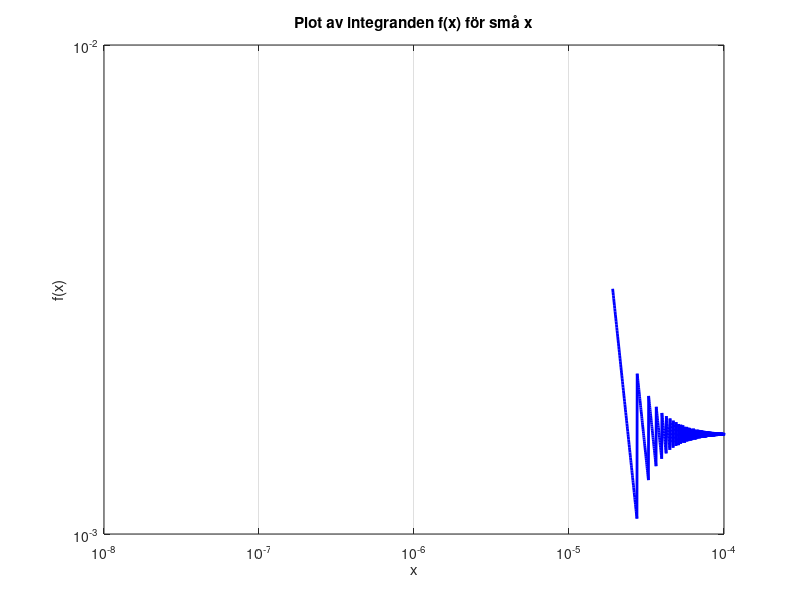

Reproduce this figure in MATLAB. (Note: this script raises an error after producing the figure.)
% Uppgift 6a: Plotta funktionen för att analysera beteendet nära x = 0
clear; clc;

% Definiera funktionen f(x)
f = @(x) (1 - exp(-(x/5).^3)) ./ (5*x.^3);

% Skapa x-värden i intervallet [0, 1e-4]
x = linspace(1e-8, 1e-4, 1000);  % Undvik x = 0 för att inte få division med 0
y = f(x);

% Plotta funktionen
figure;
plot(x, y, 'b-', 'LineWidth', 2);
xlabel('x');
ylabel('f(x)');
title('Plot av integranden f(x) för små x');
grid on;
set(gca, 'XScale', 'log', 'YScale', 'log'); % Log-log skala för bättre visualisering

% Spara figuren som bild
saveas(gcf, 'question6a_plot.png');

% Öppna figuren automatiskt
open('question6a_plot.png');
